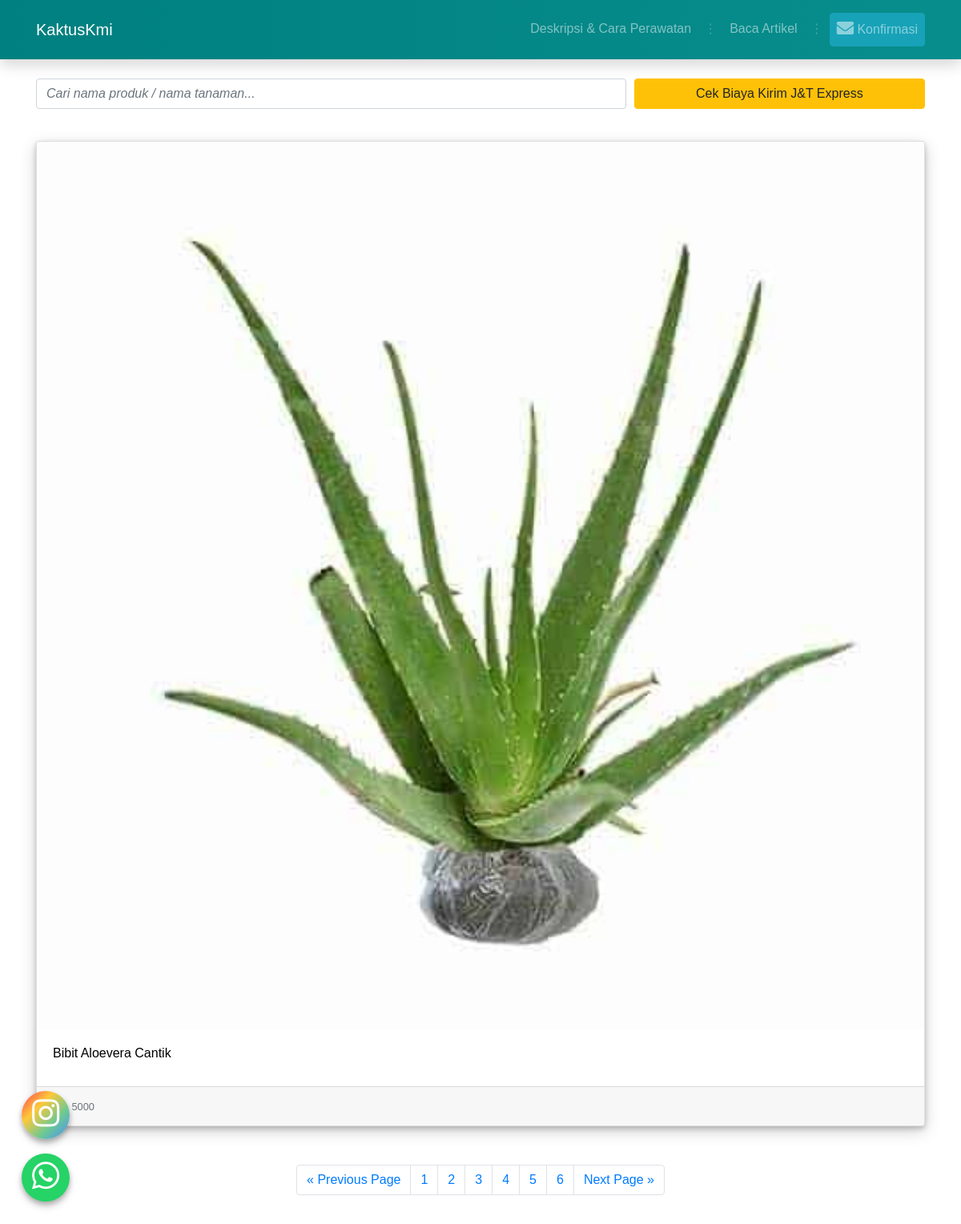
The page /index.php/marketplace/bibit_product on the database as committed earlier.
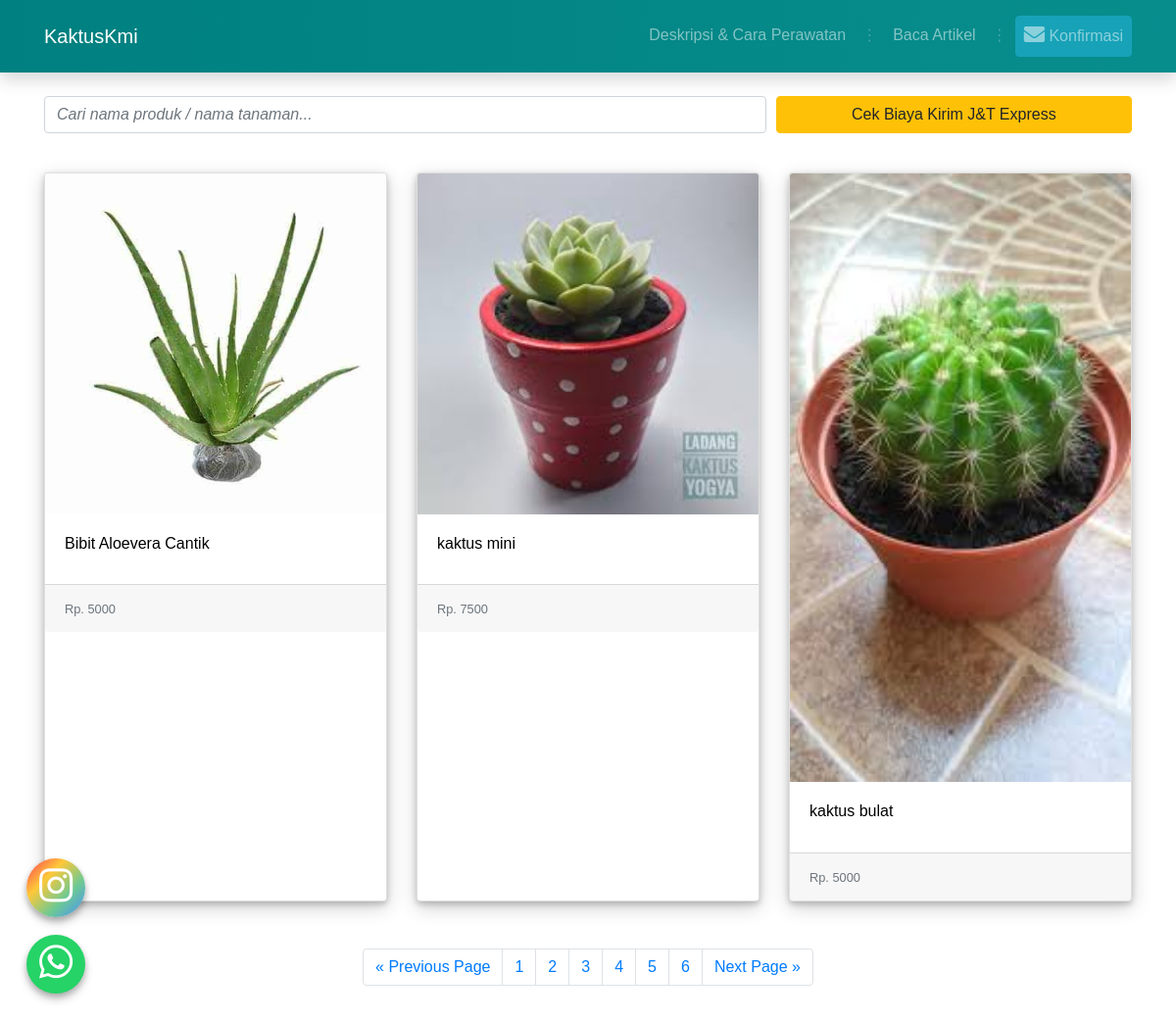
The same page on the database as committed later.
### tables this page shows
CREATE TABLE `aksesoris` (
  `kode_aksesoris` char(5) NOT NULL,
  `nama` varchar(40) DEFAULT NULL,
  `harga` int(10) DEFAULT NULL,
  `stok` int(3) DEFAULT NULL,
  `gambar` varchar(35) DEFAULT NULL,
  `id_penjual` int(1) NOT NULL,
  `jenis_aksesoris` varchar(40) DEFAULT NULL
);

### application/controllers/Marketplace.php (called while the page is built, shortened)
<?php
    Class Marketplace extends CI_Controller
    {
        public function __construct(){
            $this->load->model('Marketplace_model');
        }
        public function bibit_product()
        {
            $data['bibit'] = $this->Marketplace_model->getDataBibit();
            $data['judul'] = 'Produk Bibit Tanaman';
            $this->load->view('templates/header', $data);
            $this->load->view('marketplace/aksesoris/bibit_product');
            $this->load->view('templates/footer');
        }
    }
?>

### index.php (called while the page is built, shortened)
<?php
require_once BASEPATH.'core/CodeIgniter.php';

### application/models/Marketplace_model.php (called while the page is built, shortened)
<?php
    class Marketplace_model extends CI_Model{
        public function getDataBibit(){
            $this->db->select("*");
            $this->db->from("aksesoris");
            $this->db->where('jenis_aksesoris = "Bibit"');
            return $this->db->get()->result();
        }
    }
?>

### application/views/marketplace/aksesoris/bibit_product.php (the view)
<section class="container">
	<form>
		<div class="form-row mt-4">
			<div class="form-group col-lg-8 col-md-12 col-sm-12">
				<input type="text" class="form-control font-italic" id="cari-barang"
					placeholder="Cari nama produk / nama tanaman...">
			</div>
			<div class="form-group col-lg-4 col-md-12 col-sm-12">
				<a href="http://www.jet.co.id/tariff" class="btn btn-block btn-warning" target="_blank">Cek Biaya Kirim
					J&T Express</a>
			</div>
		</div>
	</form>
</section>
<section class="container">
	<div class="card-deck my-4">
		<?php
			foreach($bibit as $b){
				echo '
					<div class="card">
						<a href="' .base_url().'marketplace/detail_aksesoris/'.$b->kode_aksesoris.'"
							style="color:black; text-decoration: none;"><img src="'.base_url().'assets/img/'.$b->gambar.'"
								class="card-img-top" alt="...">
							<div class="card-body">
								<h6 class="card-title">'.$b->nama.'</h6>
							</div>
						</a>
						<div class="card-footer">
							<small class="text-muted">Rp. '.$b->harga.'</small>
						</div>
					</div>
				';
			}
		?>
	</div>
</section>
<section class="container my-5">
	<nav aria-label="Page navigation example">
		<ul class="pagination justify-content-center"">
			<li class="page-item">
				<a class="page-link" href="#" aria-label="Previous">
					<span aria-hidden="true">&laquo; Previous Page</span>
				</a>
			</li>
			<li class="page-item"><a class="page-link" href="#">1</a></li>
			<li class="page-item"><a class="page-link" href="#">2</a></li>
			<li class="page-item"><a class="page-link" href="#">3</a></li>
			<li class="page-item"><a class="page-link" href="#">4</a></li>
			<li class="page-item"><a class="page-link" href="#">5</a></li>
			<li class="page-item"><a class="page-link" href="#">6</a></li>
			<li class="page-item">
				<a class="page-link" href="#" aria-label="Next">
					<span aria-hidden="true">Next Page &raquo;</span>
				</a>
			</li>
		</ul>
	</nav>
	<a href="https://www.instagram.com/fadh.leather/" class="float-ig" target="_blank">
		<i class="fab fa-instagram my-float"></i>
	</a>
	<a href="https://api.whatsapp.com/send?phone=6281804086665&text=Hola%21%20Quisiera%20m%C3%A1s%20informaci%C3%B3n%20sobre%20Varela%202."
		class="float" target="_blank">
		<i class="fab fa-whatsapp my-float"></i>
	</a>
</section>

Rows that differ between the two databases and show on the page:
added aksesoris: gambar (picture), nama "kaktus mini", harga "7500"
added aksesoris: gambar (picture), nama "kaktus bulat", harga "5000"
